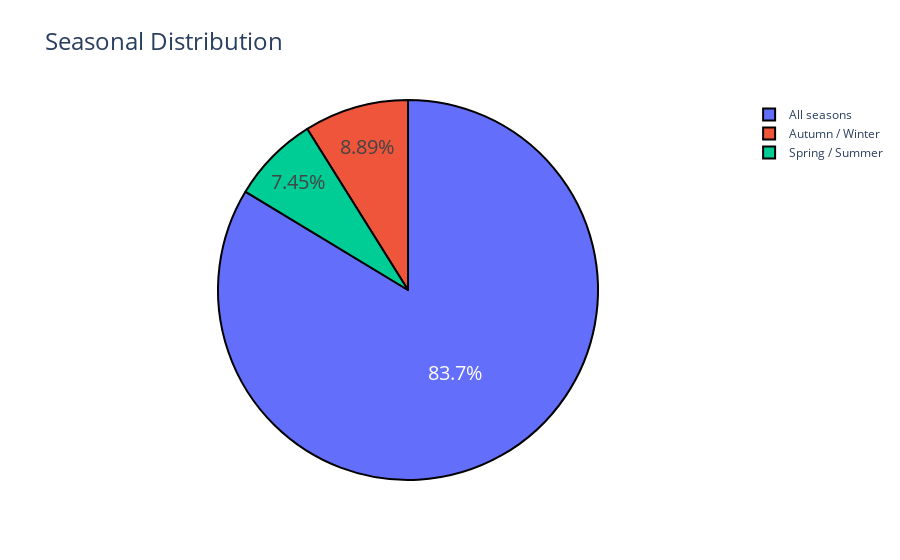

Notebook cell for this chart:
### Markdown cell above
## Questions
 1. What season category had the most sold products? -Pie Chart
 2. What is the top 5 countries that sold products? -Pie Chart
 3. What is the 20 most sold products by type? - Bar chart
 4. How did prices vary by Country? - Scatter Plot

## Titles
 1. Products Sold category Season -Pie Chart
 2. Top 5 Countries that sold products -Pie Chart
 3. Top 20 products by type - Bar chart
 4. Prices by Country USD - Scatter Plot

### Code cell
# Products sold by seasonal category
product_season_count = vestiaire_clean['product_season'].value_counts()

fig_season = go.Figure(data=[go.Pie(labels=product_season_count.index, values=product_season_count.values, 
                             hoverinfo='label+value', textinfo='percent',
                             textfont_size=20, marker=dict( 
                             line=dict(color='#000000', width=2)))])

fig_season.update_layout(title_text= "Seasonal Distribution", title_font_size=24)
fig_season.show()

### Figure 1 — Plotly figure (JSON) as saved in the notebook; plotly's stock layout.template omitted (floating-point values rounded to 4 significant figures)
{"data": [{"hoverinfo": "label+value", "labels": ["All seasons", "Autumn / Winter", "Spring / Summer"], "marker": {"line": {"color": "#000000", "width": 2}}, "textfont": {"size": 20}, "textinfo": "percent", "type": "pie", "values": [11483, 1221, 1023]}], "layout": {"title": {"font": {"size": 24}, "text": "Seasonal Distribution"}}}
